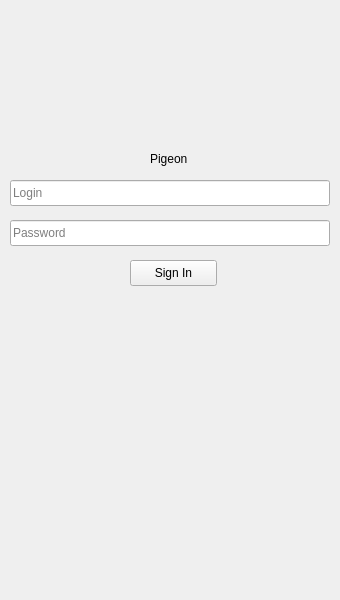
<?xml version="1.0" encoding="UTF-8"?>
<ui version="4.0">
 <class>pigeonclient</class>
 <widget class="QMainWindow" name="pigeonclient">
  <property name="geometry">
   <rect>
    <x>0</x>
    <y>0</y>
    <width>340</width>
    <height>600</height>
   </rect>
  </property>
  <property name="windowTitle">
   <string>pigeonclient</string>
  </property>
  <widget class="QWidget" name="centralwidget">
   <widget class="QLineEdit" name="leLogin">
    <property name="geometry">
     <rect>
      <x>10</x>
      <y>180</y>
      <width>320</width>
      <height>26</height>
     </rect>
    </property>
    <property name="placeholderText">
     <string>Login</string>
    </property>
   </widget>
   <widget class="QLineEdit" name="lePassword">
    <property name="geometry">
     <rect>
      <x>10</x>
      <y>220</y>
      <width>320</width>
      <height>26</height>
     </rect>
    </property>
    <property name="placeholderText">
     <string>Password</string>
    </property>
   </widget>
   <widget class="QPushButton" name="pbSignIn">
    <property name="geometry">
     <rect>
      <x>130</x>
      <y>260</y>
      <width>87</width>
      <height>26</height>
     </rect>
    </property>
    <property name="text">
     <string>Sign In</string>
    </property>
   </widget>
   <widget class="QLabel" name="labelAppName">
    <property name="geometry">
     <rect>
      <x>150</x>
      <y>150</y>
      <width>50</width>
      <height>18</height>
     </rect>
    </property>
    <property name="text">
     <string>Pigeon</string>
    </property>
   </widget>
  </widget>
 </widget>
 <resources/>
 <connections/>
</ui>
